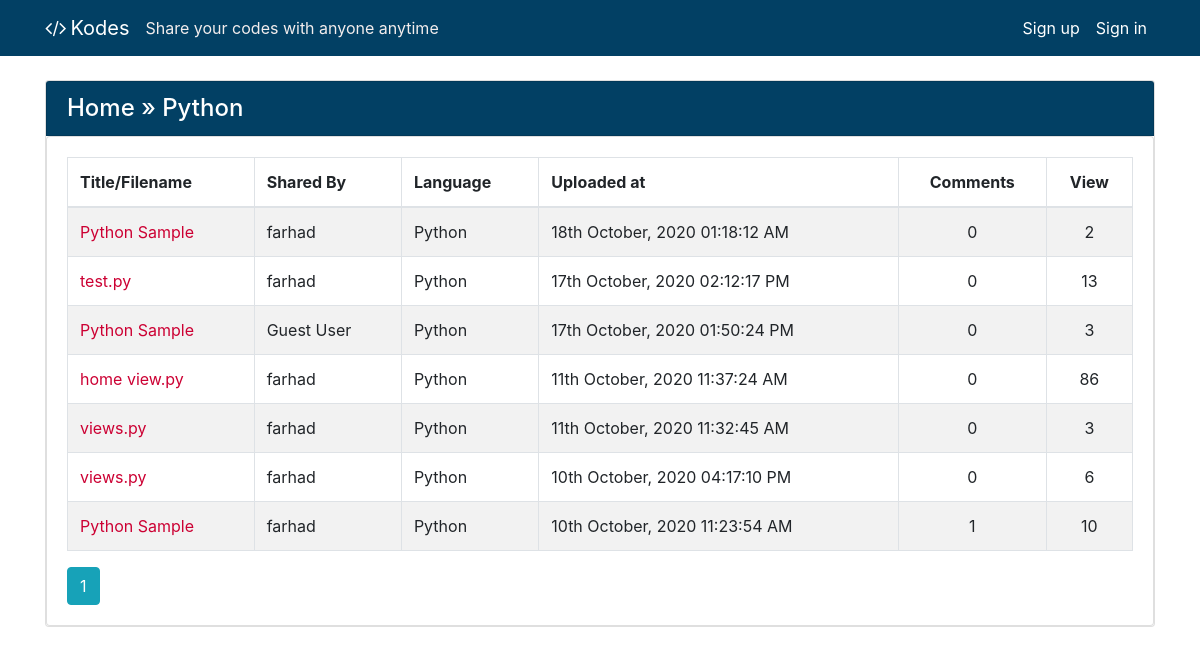
Page /lang/Python/ on the committed database.
### codes/models.py (models this page shows, shortened)
class Code(models.Model):
    author = models.ForeignKey(User, on_delete=models.CASCADE, null=True, blank=True)
    created_utc = models.DateTimeField(auto_now_add=True, verbose_name="Created")
    total_views = models.IntegerField(default=0)
    snippet_title = models.CharField(max_length=1000, default="", verbose_name="Title/Filename")
    snippet_body = models.TextField(verbose_name="Code Snippet")
    language = models.ForeignKey(Language, on_delete=models.SET_NULL, null=True)
    is_private = models.BooleanField(default=False, verbose_name="Private")
    password = models.CharField(max_length=1000, default="", blank=True)

class Language(models.Model):
    name = models.CharField(max_length=50, null=False, blank=False)
    language_code = models.IntegerField(default=100, null=False, blank=False)
    is_popular = models.BooleanField(default=False, verbose_name="Popular")
    short_name = models.CharField(max_length=30, null=True, blank=True)
    file_extension = models.CharField(max_length=30, null=True, blank=True)

### codes/views.py (the view)
# urls.py: path('lang/<language_name>/', language_page, name="language_page"),
def language_page(request, language_name):
    page = request.GET.get('page', 1)
    try:
        language = Language.objects.get(name__iexact=language_name)
    except:
        response = render(request, '404.html')
        response.status_code = 404
        return response
    codes = Code.objects.order_by('-created_utc').filter(language__name__iexact=language_name).all()
    per_page = 10
    paginator = Paginator(codes, per_page)
    try:
        paginator = paginator.page(page)
    except PageNotAnInteger:
        paginator = paginator.page(1)
    except EmptyPage:
        paginator = paginator.page(paginator.num_pages)
    context = {
        "language": language_name,
        "paginator": paginator
    }
    return render(request, "codes/language_specific.html", context)

### codes/context_processors.py (called while the page is built)
def sitename_tagline(request):
    context = {
        'SITENAME': settings.SITENAME,
        'TAGLINE': settings.TAGLINE
    }
    return context

### codes/templates/codes/language_specific.html (shortened to what this page needs)
{% extends 'codes/base.html' %}
{% load tz %}
{% block content %}
<div class="card my-4">
    <div class="card card-header shared-snippet-title" style="padding-bottom: 0px !important">
        <h4 class="card-title card-link breadcumb"><a href="{% url 'home' %}">Home</a> &raquo; {{language}}</h4>
    </div>
    <div class="card card-body">
        <table class="table table-striped table-bordered">
            <thead>
                <tr>
                    <th>Title/Filename</th>
                    <th>Shared By</th>
                    <th>Language</th>
                    <th>Uploaded at</th>
                    <th class="text-center">Comments</th>
                    <th class="text-center">View</th>
                </tr>
            </thead>
            <tbody>
                {% for code in paginator %}
                    <tr>
                        <td><a href="{% url 'code_view' code.id %}">{{ code.snippet_title|truncatechars:30 }}</a></td>
                        <td>{{ code.author.username|default:"Guest User" }}</td>
                        <td>{{ code.language.name }}</td>
                        <td>{% timezone "Asia/Dhaka" %}{{code.created_utc|date:"dS F, Y h:i:s A"}}{% endtimezone %}</td>
                        <td class="text-center">{{ code.comment_set.count }}</td>
                        <td class="text-center">{{ code.total_views }}</td>
                    </tr>
                {% endfor %}
            </tbody>
        </table>
        {% if paginator %}
        <div class="d-flex">
            {% for num in paginator.paginator.page_range %}
                {% if paginator.number == num %}
                    <a class="btn btn-info mr-2" href="?page={{ num }}">{{ num }}</a>
                {% elif num > paginator.number|add:'-3' and num < paginator.number|add:'3' %}
                    <a class="btn btn-outline-info mr-2" href="?page={{ num }}">{{ num }}</a>
                {% endif %}
            {% endfor %}
        </div>
        {% endif %}
    </div>
</div>
{% endblock content %}

### codes/static/main.css (style rules this page uses)
a { text-decoration: none; color: #c03; }
.card-link.breadcumb a { text-decoration: none; color: white; }
.card.card-header.shared-snippet-title { background-color: #024064; color: #fff; }

### rows in the picture
Code: snippet_title "Python Sample", author.username "farhad", language.name "Python", created_utc "18th October, 2020 01:18:12 AM", comment_set.count "0", total_views "2"
Code: snippet_title "test.py", author.username "farhad", language.name "Python", created_utc "17th October, 2020 02:12:17 PM", comment_set.count "0", total_views "13"
Code: snippet_title "Python Sample", author.username "Guest User", language.name "Python", created_utc "17th October, 2020 01:50:24 PM", comment_set.count "0", total_views "3"
Code: snippet_title "home view.py", author.username "farhad", language.name "Python", created_utc "11th October, 2020 11:37:24 AM", comment_set.count "0", total_views "86"
Code: snippet_title "views.py", author.username "farhad", language.name "Python", created_utc "11th October, 2020 11:32:45 AM", comment_set.count "0", total_views "3"
Code: snippet_title "views.py", author.username "farhad", language.name "Python", created_utc "10th October, 2020 04:17:10 PM", comment_set.count "0", total_views "6"
Code: snippet_title "Python Sample", author.username "farhad", language.name "Python", created_utc "10th October, 2020 11:23:54 AM", comment_set.count "1", total_views "10"

### other values in the picture
{{ SITENAME }} "Kodes"
{{ TAGLINE }} "Share your codes with anyone anytime"
{{ language }} "Python"
{{ num }} "1"
